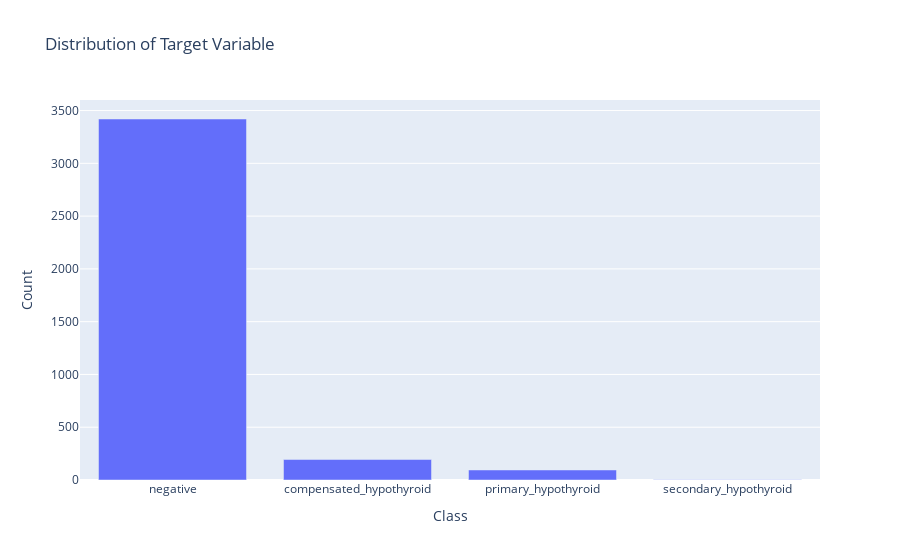

The code cell stored with this chart in its notebook:
### Code cell
fig = go.Figure(data=[go.Bar(x=list(class_count.keys()), y=list(class_count.values()))])
fig.update_layout(title='Distribution of Target Variable',
                  xaxis_title='Class',
                  yaxis_title='Count')
fig.show()

### Figure 1 — Plotly figure (JSON) as saved in the notebook; plotly's stock layout.template omitted (floating-point values rounded to 4 significant figures)
{"data": [{"type": "bar", "x": ["negative", "compensated_hypothyroid", "primary_hypothyroid", "secondary_hypothyroid"], "y": [3420, 194, 95, 2]}], "layout": {"title": {"text": "Distribution of Target Variable"}, "xaxis": {"title": {"text": "Class"}}, "yaxis": {"title": {"text": "Count"}}}}
